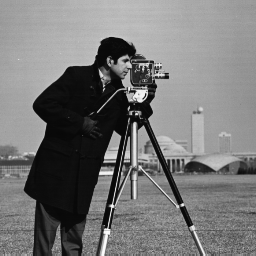
%> input picture Chapter02/images/cameraman.tif, 256 x 256 px
$ octave exercise2_1.m   (GNU Octave 9; MATLAB toolbox functions it lacks are replaced by stand-ins)
%> lines starting %> are read from the running program, lines starting %| are printed output that depends on the picture
% Read in image, get image dimensions and create zero image of equal size
A = imread('images/cameraman.tif');
%> A is the input picture: size 256x256 uint8; min 7, max 253, mean 118.7
[rows, cols] = size(A);
%> rows = 256; cols = 256
A_Z = zeros(size(A));

% Randomly sample 1% of points only and convolve with gaussian PSF
samples = rand(rows .* cols, 1) < 0.01;
A_Z(samples) = A(samples);
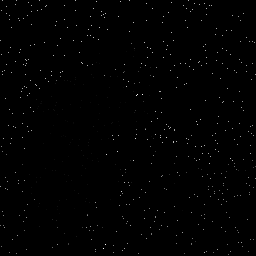
%> A_Z: size 256x256 double; min 0, max 249, mean 1.2
h = fspecial('gaussian', [10, 10], 2);
B10 = filter2(h, A_Z);
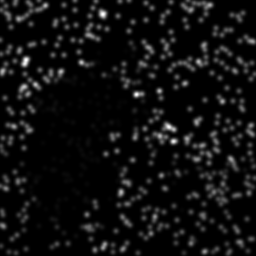
%> B10: size 256x256 double; min 0, max 18.73, mean 1.16; drawn with min black and max white

subplot(1, 2, 1), imagesc(A_Z);
axis image; axis off;
colormap(gray); title('Object points')

subplot(1, 2, 2), imagesc(B10);
axis image; axis off;
colormap(gray); title('Response of LSI system')
